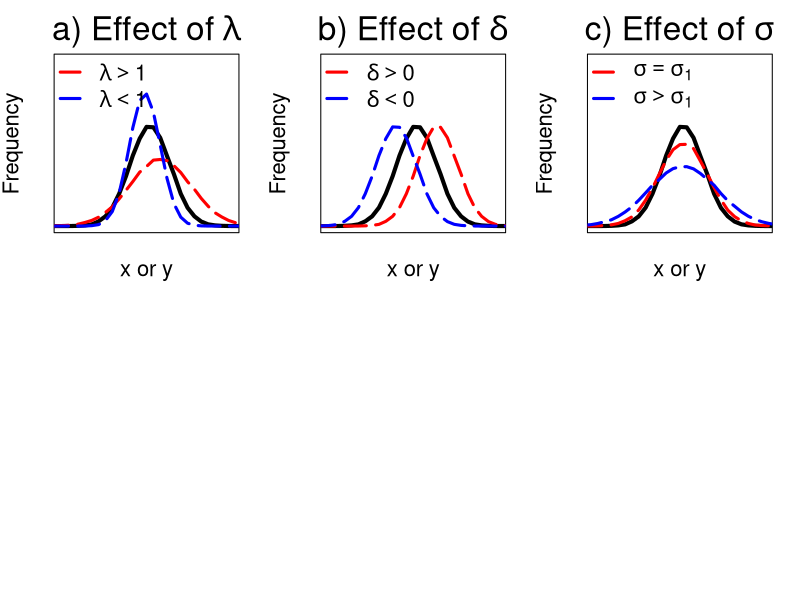

Reproduce this figure in R.

# $Id: plot_for_BAMS2.R,v 1.1 2014/05/19 21:55:03 ytian Exp ytian $ 
# Plot the effect of delta, lamda and sigma on PDF 

pdf_compare <- function (src, dst, dst2) { 
  # find the range of data
  x0=min(min(src, na.rm=T), min(dst, na.rm=T)) 
  x1=max(max(src, na.rm=T), max(dst, na.rm=T)) 

  x0=-40 
  x1=40

  # number of bins for histogram and CDF
  hbins=80
  hsize=(x1-x0)/hbins

  hs = hist(src, plot=F, breaks=c(x0+hsize*0:hbins), warn.unused=F)
  hd = hist(dst, plot=F, breaks=c(x0+hsize*0:hbins), warn.unused=F)
  hd2 = hist(dst2, plot=F, breaks=c(x0+hsize*0:hbins), warn.unused=F)
  ymax=max(hs$counts/sum(hs$counts), hd$counts/sum(hd$counts))  

  plot(hs$mids, hs$counts/sum(hs$counts), type="l", col="black", xlab="x or y",
     ylab="Frequency", 
     #xlim=c(x0, x1), 
     xlim=c(-10, 15), yaxt='n', xaxt='n', 
     lwd=4, mgp=c(2.5, 1, 0), ylim=c(0, 0.22), col.tick="white", cex.axis=1.0, cex.lab=2) 

#  title(paste(lab, expression(lambda=3), ", ", expression(delta=ddelta), ", ",  
#         expression(sigma=dsigma) ) )

  #title(expression(paste(lab, lambda=dlambda)) ) 
  #mtext(paste(lab, " ", bquote(lambda==.(dlambda))), side=3) 

  lines(hd$mids, hd$counts/sum(hd$counts), type="l", lty=5, lwd=3, col="red")
  lines(hd2$mids, hd2$counts/sum(hd2$counts), type="l", lty=5, lwd=3, col="blue")

#  legend("topleft", c("x", "y"), cex=2, 
#   lty=c(1, 2), lwd=c(3, 3),col=c("black",  "black"), bty="n" )

}


# main program 
# Usage: Rscript plot_loghisto.R alpha beta errtype
# Example:
# > Rscript plot_loghisto.R 1.0 1.0 gamma 

args <- commandArgs(trailingOnly = TRUE)

#if (length(args) != 3) {
#  cat ("Usage: Rscript plot_loghisto.R alpha beta errtype \n")
#  quit(save="no")
#} 


nc=200000

x=rnorm(nc, 3, 3) 

par(mfrow=c(2,3))
par(bg="white")
opt <- options(scipen = 10)

# scale error only
lamda=1.5 
lamda2=0.75 
delta=0
sigma=0
noise=rnorm(nc, 0, sigma) 

y=lamda*(x+delta) + noise
y2=lamda2*(x+delta) + noise
pdf_compare(x, y, y2) 

legend(-13, 0.24, c(expression(lambda > 1), expression(lambda < 1)), cex=2, 
 lty=c(5, 5), lwd=c(3, 3),col=c("red",  "blue"), bty="n", seg.len=1) 

mtext(bquote(paste("a) Effect of ", lambda)), side=3, line=0.25, cex=2) 

# displacement error only
lamda=1
delta=3 
delta2=-3 
sigma=0
noise=rnorm(nc, 0, sigma)

y=lamda*(x+delta) + noise
y2=lamda*(x+delta2) + noise

pdf_compare(x, y, y2) 

legend(-13, 0.24, c(expression(delta > 0), expression(delta < 0 )), cex=2, 
 lty=c(5, 5), lwd=c(3, 3),col=c("red",  "blue"), bty="n", seg.len=1)

mtext(bquote(paste("b) Effect of ", delta)), side=3, line=0.25, cex=2) 

# random error only
lamda=1
delta=0
sigma=2
sigma2=4
noise=rnorm(nc, 0, sigma)
noise2=rnorm(nc, 0, sigma2)

y=lamda*(x+delta) + noise
y2=lamda*(x+delta) + noise2

pdf_compare(x, y, y2) 

legend(-13, 0.24, c(expression(sigma == sigma[1]), expression(sigma > sigma[1])), cex=2, 
 lty=c(5, 5), lwd=c(3, 3),col=c("red",  "blue"), bty="n", seg.len=1)

mtext(bquote(paste("c) Effect of ", sigma)), side=3, line=0.25, cex=2) 



dev.copy(postscript, "compare_pdf_BAMS2.ps", horizontal=T) 
dev.off()



